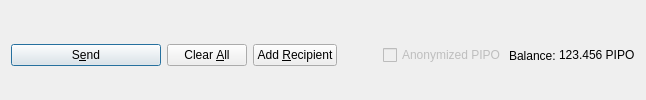
         <widget class="QFrame" name="frame_Send">
          <layout class="QHBoxLayout" name="horizontalLayout">
           <property name="bottomMargin">
            <number>0</number>
           </property>
           <item>
            <widget class="QPushButton" name="sendButton">
             <property name="minimumSize">
              <size>
               <width>150</width>
               <height>0</height>
              </size>
             </property>
             <property name="toolTip">
              <string>Confirm the send action</string>
             </property>
             <property name="text">
              <string>S&amp;end</string>
             </property>
             <property name="icon">
              <iconset resource="../pipo.qrc">
               <normaloff>:/icons/send</normaloff>:/icons/send</iconset>
             </property>
             <property name="autoDefault">
              <bool>false</bool>
             </property>
             <property name="default">
              <bool>true</bool>
             </property>
            </widget>
           </item>
           <item>
            <widget class="QPushButton" name="clearButton">
             <property name="sizePolicy">
              <sizepolicy hsizetype="Minimum" vsizetype="Fixed">
               <horstretch>0</horstretch>
               <verstretch>0</verstretch>
              </sizepolicy>
             </property>
             <property name="toolTip">
              <string>Clear all fields of the form.</string>
             </property>
             <property name="text">
              <string>Clear &amp;All</string>
             </property>
             <property name="icon">
              <iconset resource="../pipo.qrc">
               <normaloff>:/icons/remove</normaloff>:/icons/remove</iconset>
             </property>
             <property name="autoDefault">
              <bool>false</bool>
             </property>
            </widget>
           </item>
           <item>
            <widget class="QPushButton" name="addButton">
             <property name="toolTip">
              <string>Send to multiple recipients at once</string>
             </property>
             <property name="text">
              <string>Add &amp;Recipient</string>
             </property>
             <property name="icon">
              <iconset resource="../pipo.qrc">
               <normaloff>:/icons/add</normaloff>:/icons/add</iconset>
             </property>
             <property name="autoDefault">
              <bool>false</bool>
             </property>
            </widget>
           </item>
           <item>
            <spacer name="horizontalSpacer">
             <property name="orientation">
              <enum>Qt::Horizontal</enum>
             </property>
             <property name="sizeHint" stdset="0">
              <size>
               <width>40</width>
               <height>20</height>
              </size>
             </property>
            </spacer>
           </item>
           <item>
            <layout class="QHBoxLayout" name="horizontalLayout_2">
             <property name="spacing">
              <number>3</number>
             </property>
             <item>
              <widget class="QCheckBox" name="checkzPIPO">
               <property name="enabled">
                <bool>false</bool>
               </property>
               <property name="text">
                <string>Anonymized PIPO</string>
               </property>
              </widget>
             </item>
             <item>
              <widget class="QLabel" name="label">
               <property name="text">
                <string>Balance:</string>
               </property>
              </widget>
             </item>
             <item>
              <widget class="QLabel" name="labelBalance">
               <property name="sizePolicy">
                <sizepolicy hsizetype="Preferred" vsizetype="Fixed">
                 <horstretch>0</horstretch>
                 <verstretch>0</verstretch>
                </sizepolicy>
               </property>
               <property name="cursor">
                <cursorShape>IBeamCursor</cursorShape>
               </property>
               <property name="text">
                <string notr="true">123.456 PIPO</string>
               </property>
               <property name="textInteractionFlags">
                <set>Qt::LinksAccessibleByMouse|Qt::TextSelectableByKeyboard|Qt::TextSelectableByMouse</set>
               </property>
              </widget>
             </item>
            </layout>
           </item>
          </layout>
         </widget>
